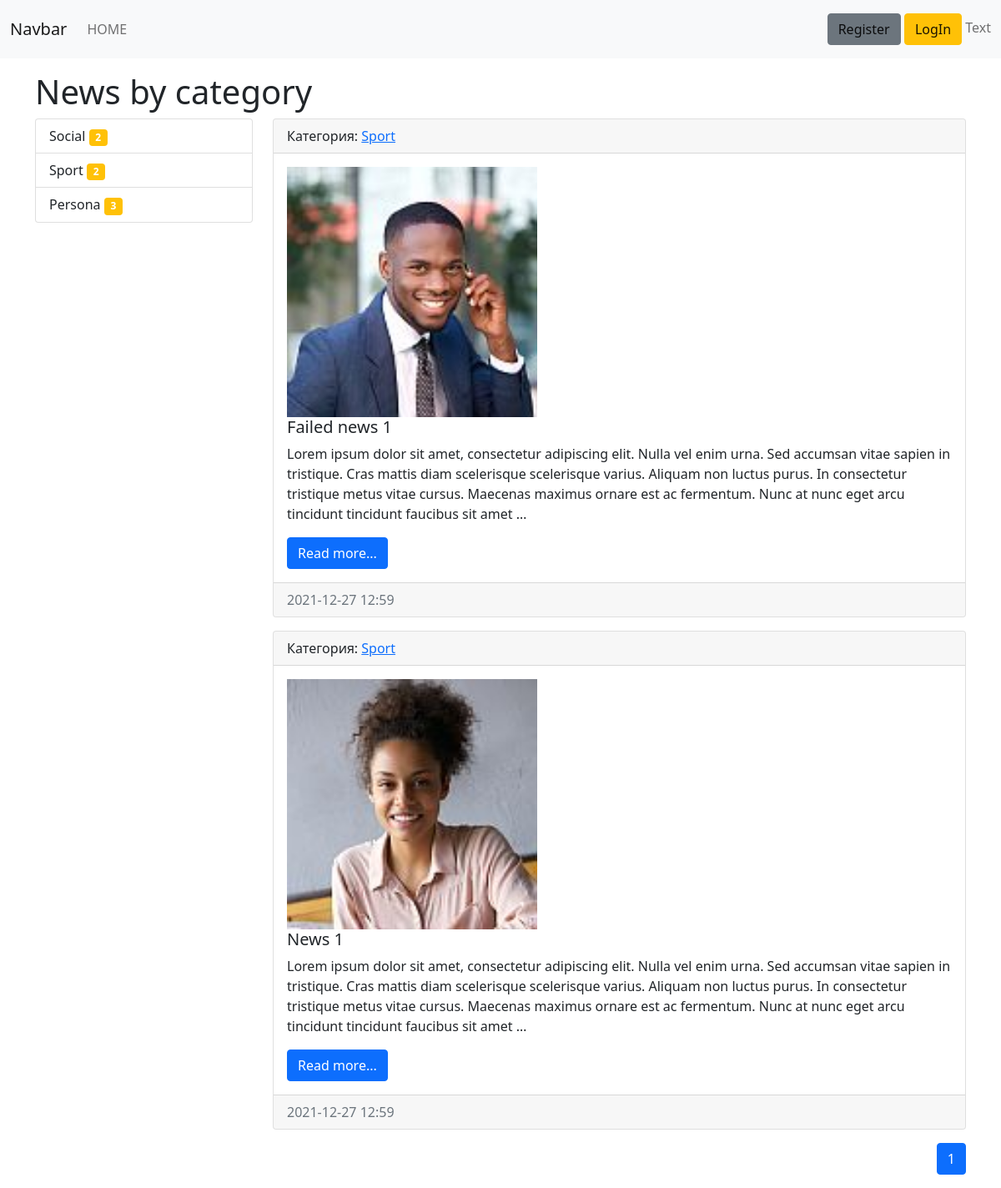
Before: /category/2/ with the older database file.
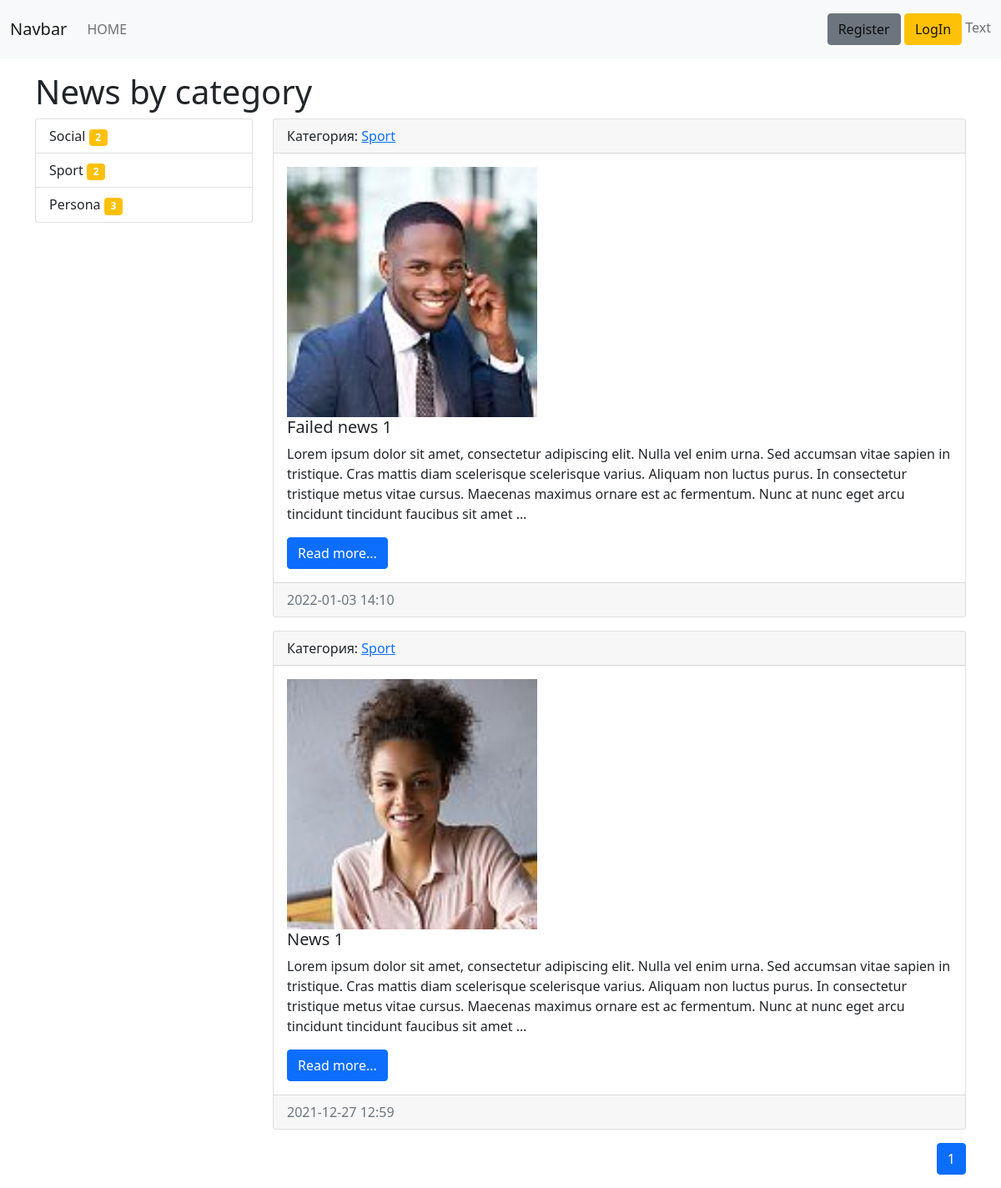
After: the same page with the newer database file.
### news/models.py (models this page shows, shortened)
class Category(models.Model):
    title = models.CharField(max_length = 50, verbose_name = 'Категория', db_index = True)
    def __str__(self):
        return self.title
    def get_absolute_url(self):
        return reverse(viewname = 'category', kwargs={'category_id': self.pk,})
    class Meta:
        verbose_name = 'Категория'
        verbose_name_plural = 'Категории'
        ordering = ['title',]

class News(models.Model):
    title = models.CharField(max_length=150, verbose_name = 'Тема')
    content = models.TextField(verbose_name = 'Текст')
    photo = models.ImageField(upload_to = 'photos/%Y/%m/%d/', verbose_name = 'Фото')
    created_at = models.DateTimeField(auto_now_add = True, verbose_name = 'Дата создания')
    updated_at = models.DateTimeField(auto_now = True, verbose_name = 'Дата последнего изменеения')
    is_published = models.BooleanField(default = True, verbose_name = 'Опубликован')
    category = models.ForeignKey(to = 'Category', on_delete = models.PROTECT, null = True, verbose_name = 'Категория')
    views = models.IntegerField(default = 0)
    def get_absolute_url(self):
        return reverse(viewname = 'view_news', kwargs={'news_id': self.pk,})
    class Meta:
        verbose_name = 'Запись'
        verbose_name_plural = 'Записи'
        ordering = ['-created_at', '-title']

### news/views.py (the view)
# urls.py: path('category/<int:category_id>/', NewsByCategory.as_view(), name = 'category'),
class NewsByCategory(ListView):
    model = News
    template_name = 'news/home_news_list.html'
    context_object_name = 'news'
    paginate_by = 2
    def get_queryset(self):
        return News.objects.filter(category_id = self.kwargs['category_id'], is_published = True).select_related('category')
    def get_context_data(self, **kwargs):
        context = super().get_context_data(**kwargs)
        context["title"] = 'News by category'
        return context

### news/templatetags/news_tags.py (called while the page is built)
@register.inclusion_tag('news/list_cat.html')
def show_categories():
    categories = Category.objects.annotate(cnt=Count('news', filter=F('news__is_published'))).filter(cnt__gt=0)
    content = {
        'category': categories,
    }
    return content

### news/templates/news/home_news_list.html (shortened to what this page needs)
{% extends 'base.html' %}
{% block sidebar %}
    {% include 'inc/_sidebar.html' %}
{% endblock  %}
{% block content %}
<div class="col-md-9">
    {% for item in news %}
        <div class="card mb-3">
            <div class="card-header">
                Категория: <a href="{{ item.category.get_absolute_url }}"> {{ item.category  }} </a>
            </div>
            <div class="card-body">
                <div class="media">
                    {% if item.photo %}
                        <img src="{{ item.photo.url }}" width="300" class="mr-3">
                    {% endif %}
                    <div class="media-body">
                        <h5 class="card-title">{{ item.title }}</h5>
                        <p class="card-text">{{ item.content|linebreaksbr|truncatewords:50 }}</p>
                        <a href="{{ item.get_absolute_url }}" class="btn btn-primary">Read more...</a>
                    </div>
                </div>
            </div>
            <div class="card-footer text-muted">
                {{ item.updated_at|date:"Y-m-d H:i"}}
            </div>
        </div>
    {% endfor %}
    <nav aria-label="Page navigation example">
        <ul class="pagination justify-content-end">
                <li class="page-item active">
                    <a class="page-link" href="?page={{ page_obj.number }}">{{ page_obj.number }}</a>
                </li>
        </ul>
      </nav>
</div>
{% endblock  %}

### templates/base.html (shortened to what this page needs)
{% load static %}
<!doctype html>
<html lang="en">
    <head>
        <link href="{% static  'bootstrap/css/bootstrap.css' %}" rel="stylesheet" >
    </head>
    <body>
        {% include 'inc/_nav.html' %}
        <div class="container mt-3">
            <h1>{{ title }}</h1>
            <div class="row">
                {% block sidebar %}SIDEBAR{% endblock  %}
                {% block content %}CONTENT{% endblock  %}
            </div>
        </div>
    </body>
</html>

### templates/inc/_nav.html (shortened to what this page needs)
<nav class="navbar navbar-expand-lg navbar-light bg-light">
    <div class="container-fluid">
        <a class="navbar-brand" href="{% url 'home' %}">Navbar</a>
        <div class="collapse navbar-collapse" id="navbarSupportedContent">
            <ul class="navbar-nav me-auto mb-2 mb-lg-0">
                <li class="nav-item">
                    <a class="nav-link" href="{% url 'home' %}">HOME</a>
                </li>
            </ul>
            <span class="navbar-text">
                {% if request.user.is_authenticated %}
                    Hello. {{ request.user.username }}
                    <a type="button" class="btn btn-warning" href="{% url 'logout' %}">LogOut</a>
                {% else %}
                    <a type="button" class="btn btn-secondary" href="{% url 'register' %}">Register</a>
                    <a type="button" class="btn btn-warning" href="{% url 'login' %}">LogIn</a>
                {% endif %}
                Text
            </span>
        </div>
    </div>
</nav>

### templates/inc/_sidebar.html (shortened to what this page needs)
{% load news_tags %}
<div class="col-md-3 ">
    <div class="list-group">
        {% show_categories %}
    </div>
</div>

### news/templates/news/list_cat.html (shortened to what this page needs)
<div class="list-group">
    {% for item in category %}
        <a href="{{ item.get_absolute_url }}" class="list-group-item list-group-item-action">
            {{ item.title }}
            <span class="badge bg-warning">
                {{ item.cnt }}
            </span>
        </a>
    {% endfor %}
</div>

Changed rows visible on the page:
changed News "Failed news 1": updated_at "2021-12-27 12:59" → "2022-01-03 14:10"
